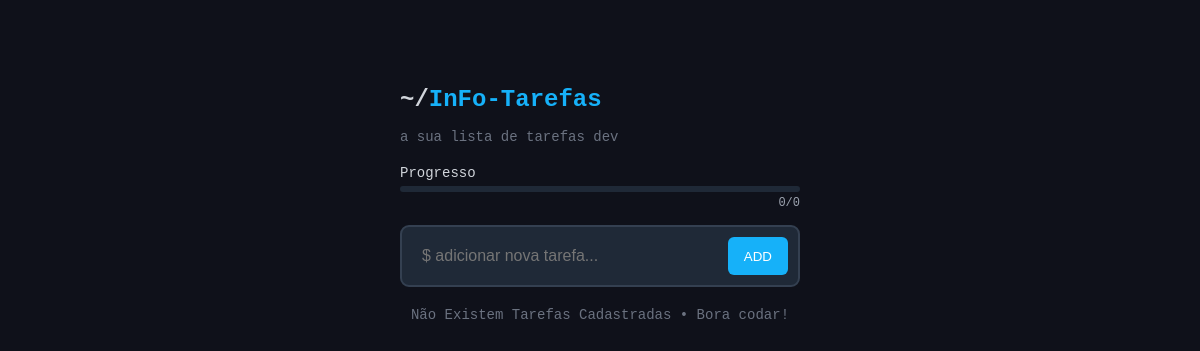
Before: / with the older database file.
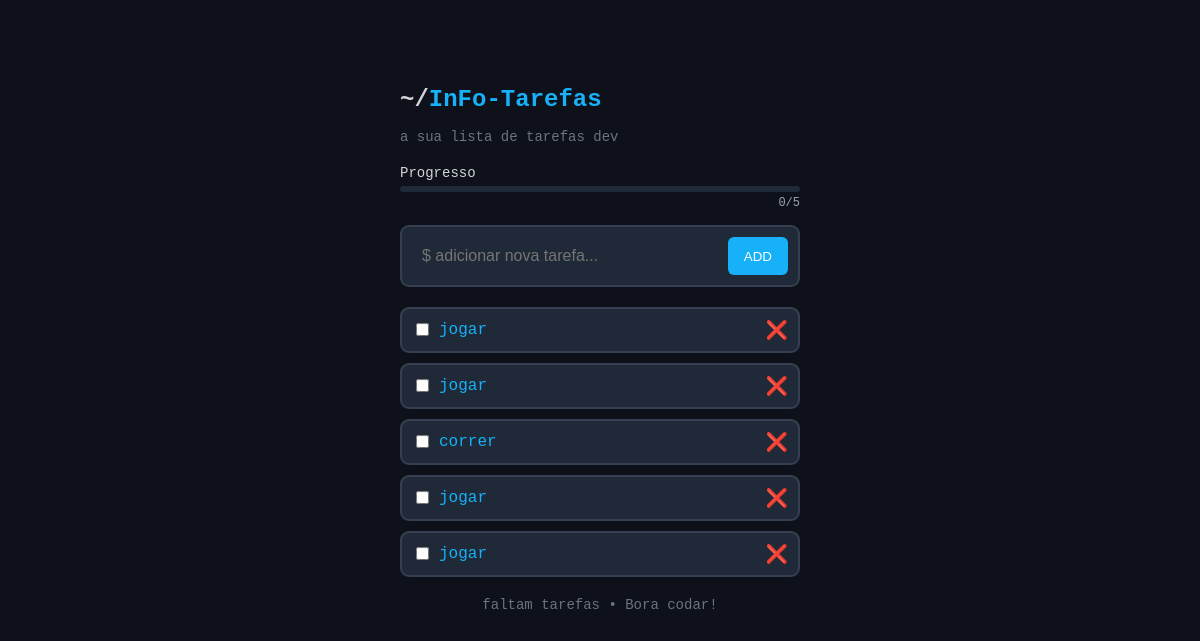
After: the same page with the newer database file.
### tarefas/models.py (models this page shows, shortened)
class Task(models.Model):
    label = models.CharField(max_length=100)
    done = models.BooleanField(default=False)

### tarefas/views.py (the view)
# urls.py: 2. Add a URL to urlpatterns:  path('', views.home, name='home')
def home(request):
    tasks = Task.objects.all()
    completed_tasks = 0
    total_tasks = len(tasks)
    remaining_tasks = 0
    pct = 0
    for task in tasks:
        if task.done == True:
            completed_tasks += 1
    remaning_task = total_tasks - completed_tasks
    if total_tasks > 0:
        pct = int((completed_tasks / total_tasks)*100)
    return render(
        request,
        'tarefas/home.html',
          {
              'tasks' : tasks,
              'total' : total_tasks,
              'completed' : completed_tasks,
              'remaning' : remaining_tasks,
              'pct' : pct
          })

### tarefas/templates/tarefas/home.html (shortened to what this page needs)
{% extends "tarefas/base.html" %}
{% block body %}
<div class="progress-container">
    <label>Progresso</label>
    <div class="progress-bar">
    </div>
    <div class="progress-count">{{ completed }}/{{ total }}</div>
</div>
<form class="task-form" method="POST" action="{% url 'add' %}">
    <input
     name="label"
     type="text"
     placeholder="$ adicionar nova tarefa..."
     required autofocus
      />
    <button type="submit">ADD</button>
</form>
{% if tasks %}
<ul class="task-list">
    {% for task in tasks %}
    <li class="{% if task.done == True %}completed{% endif %}">
        <form method="POST" action="{% url 'toggle' task.id %}">
            <input type="checkbox" onChange="this.form.submit()" {% if takf.done == True %}checked{% endif %} />
        </form>
        <span>{{ task.label }}</span>
        <a href="{% url 'delete' task.id %}" class="delete">❌</a>
    </li>
    {% endfor %}
</ul>
<p class="footer">faltam {{ remaining }} tarefa{% if remaining != 1 %}s{% endif %} • Bora codar!</p>
{% else %}
<p class="footer">Não Existem Tarefas Cadastradas • Bora codar!</p>
{% endif %}
{% endblock %}

### tarefas/templates/tarefas/base.html (shortened to what this page needs)
{% load static %}
<!DOCTYPE html>
<html lang="pt-br">
<head>
    <link rel="stylesheet" href="{% static 'css/style.css' %}">
</head>
<body>
    <div class="container">
        <h1 class="title">~/<span class="highlight">InFo-Tarefas</span></h1>
        <p class="date">a sua lista de tarefas dev</p>
        {% block body %}
        {% endblock %}
    </div>
</body>
</html>

### tarefas/static/css/style.css (style rules this page uses)
:root { --primary-color: #16b1f9; --secondary-color: #1f2937; }
body { margin: 0; padding: 0; font-family: 'Courier New', monospace; background-color: #0f111a; color: #d1d5db; display: flex; justify-content: center; align-items: flex-start; padding-top: 50px; }
.container { width: 400px; padding: 20px; }
.title { font-size: 24px; color: #d1d5db; }
.highlight { color: var(--primary-color); }
.date { color: #6b7280; font-size: 14px; margin-bottom: 20px; }
.progress-container { margin-bottom: 15px; position: relative; }
.progress-container label { display: block; font-size: 14px; margin-bottom: 5px; }
.progress-bar { background-color: var(--secondary-color); border-radius: 4px; height: 6px; width: 100%; overflow: hidden; }
.progress-count { text-align: right; font-size: 12px; color: #9ca3af; margin-top: 4px; }
.task-form { display: flex; gap: 8px; margin-bottom: 20px; background-color: var(--secondary-color); padding: 10px; border-radius: 9px; border: 2px solid #344051; }
.task-form input { flex: 1; background-color: transparent; border: none; padding: 10px; color: #d1d5db; font-size: 16px; outline: none; }
.task-form button { background-color: var(--primary-color); color: white; border: none; padding: 0 16px; border-radius: 6px; cursor: pointer; }
.task-list { list-style: none; padding: 0; margin: 0; }
.task-list li { display: flex; align-items: center; background-color: var(--secondary-color); margin-bottom: 10px; justify-content: space-between; color: var(--primary-color); padding: 10px; border-radius: 9px; border: 2px solid #344051; }
.task-list li input[type="checkbox"] { margin-right: 10px; accent-color: var(--primary-color); }
.task-list li span { flex: 1; font-size: 16px; }
.task-list .delete { text-decoration: none; background: none; border: none; color: var(--primary-color); font-size: 18px; }
.footer { margin-top: 20px; text-align: center; font-size: 14px; color: #6b7280; }

Changed rows visible on the page:
added Task: label "jogar"
added Task: label "jogar"
added Task: label "correr"
added Task: label "jogar"
added Task: label "jogar"
Other visible differences:
{{ total }}: "0" → "5"
text no longer shown: "Não Existem Tarefas Cadastradas • Bora codar!"
text now shown: "faltam tarefa s • Bora codar!"
